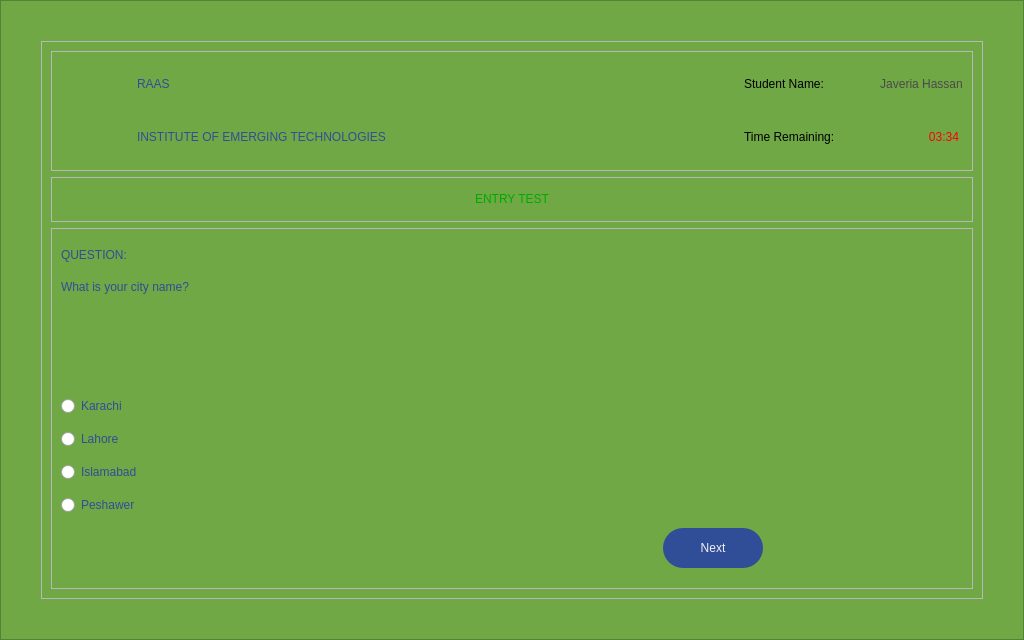
<?xml version="1.0" encoding="UTF-8"?>
<ui version="4.0">
 <class>EntryTest</class>
 <widget class="QMainWindow" name="EntryTest">
  <property name="geometry">
   <rect>
    <x>0</x>
    <y>0</y>
    <width>1024</width>
    <height>640</height>
   </rect>
  </property>
  <property name="minimumSize">
   <size>
    <width>1024</width>
    <height>640</height>
   </size>
  </property>
  <property name="windowTitle">
   <string>MainWindow</string>
  </property>
  <property name="windowIcon">
   <iconset resource="../Admin/icon.qrc">
    <normaloff>:/icons/icons/backgrounds/hands.png</normaloff>:/icons/icons/backgrounds/hands.png</iconset>
  </property>
  <property name="styleSheet">
   <string notr="true">QFrame#login_form{
background-color: rgb(48, 78, 151);
border-radius:40px;
margin: 60px;
}
QFrame#border_frame
{
background-color:#6fa844 ;
}
QFrame#main_frame{
background-image: url(:/icons/Background2.jpg);

background-position:center;
background-repeat:no-repeat;
}
</string>
  </property>
  <widget class="QWidget" name="centralwidget">
   <layout class="QVBoxLayout" name="verticalLayout">
    <property name="spacing">
     <number>0</number>
    </property>
    <property name="leftMargin">
     <number>0</number>
    </property>
    <property name="topMargin">
     <number>0</number>
    </property>
    <property name="rightMargin">
     <number>0</number>
    </property>
    <property name="bottomMargin">
     <number>0</number>
    </property>
    <item>
     <widget class="QFrame" name="border_frame">
      <property name="sizePolicy">
       <sizepolicy hsizetype="Expanding" vsizetype="Expanding">
        <horstretch>0</horstretch>
        <verstretch>0</verstretch>
       </sizepolicy>
      </property>
      <property name="styleSheet">
       <string notr="true"/>
      </property>
      <property name="frameShape">
       <enum>QFrame::StyledPanel</enum>
      </property>
      <property name="frameShadow">
       <enum>QFrame::Raised</enum>
      </property>
      <layout class="QVBoxLayout" name="verticalLayout_2">
       <property name="spacing">
        <number>0</number>
       </property>
       <property name="leftMargin">
        <number>40</number>
       </property>
       <property name="topMargin">
        <number>40</number>
       </property>
       <property name="rightMargin">
        <number>40</number>
       </property>
       <property name="bottomMargin">
        <number>40</number>
       </property>
       <item>
        <widget class="QFrame" name="main_frame">
         <property name="sizePolicy">
          <sizepolicy hsizetype="Expanding" vsizetype="Expanding">
           <horstretch>0</horstretch>
           <verstretch>0</verstretch>
          </sizepolicy>
         </property>
         <property name="maximumSize">
          <size>
           <width>16777215</width>
           <height>16777215</height>
          </size>
         </property>
         <property name="styleSheet">
          <string notr="true"/>
         </property>
         <property name="frameShape">
          <enum>QFrame::StyledPanel</enum>
         </property>
         <property name="frameShadow">
          <enum>QFrame::Raised</enum>
         </property>
         <layout class="QVBoxLayout" name="verticalLayout_3">
          <item>
           <widget class="QFrame" name="header_frame">
            <property name="sizePolicy">
             <sizepolicy hsizetype="Preferred" vsizetype="Fixed">
              <horstretch>0</horstretch>
              <verstretch>0</verstretch>
             </sizepolicy>
            </property>
            <property name="minimumSize">
             <size>
              <width>0</width>
              <height>120</height>
             </size>
            </property>
            <property name="maximumSize">
             <size>
              <width>16777215</width>
              <height>120</height>
             </size>
            </property>
            <property name="styleSheet">
             <string notr="true"/>
            </property>
            <property name="frameShape">
             <enum>QFrame::StyledPanel</enum>
            </property>
            <property name="frameShadow">
             <enum>QFrame::Raised</enum>
            </property>
            <layout class="QHBoxLayout" name="horizontalLayout">
             <item>
              <layout class="QGridLayout" name="header_gridLayout">
               <item row="0" column="0" rowspan="2">
                <widget class="QLabel" name="hunar_logo">
                 <property name="minimumSize">
                  <size>
                   <width>70</width>
                   <height>100</height>
                  </size>
                 </property>
                 <property name="maximumSize">
                  <size>
                   <width>70</width>
                   <height>100</height>
                  </size>
                 </property>
                 <property name="styleSheet">
                  <string notr="true">
background-image: url(:/icons/icons/backgrounds/Asset 7-100.jpg);
background-repeat: no-repeat; 
 background-position: right;
margin:5px;
</string>
                 </property>
                 <property name="text">
                  <string/>
                 </property>
                 <property name="alignment">
                  <set>Qt::AlignBottom|Qt::AlignRight|Qt::AlignTrailing</set>
                 </property>
                </widget>
               </item>
               <item row="0" column="1">
                <widget class="QLabel" name="RAAS_label">
                 <property name="sizePolicy">
                  <sizepolicy hsizetype="Expanding" vsizetype="Fixed">
                   <horstretch>0</horstretch>
                   <verstretch>0</verstretch>
                  </sizepolicy>
                 </property>
                 <property name="minimumSize">
                  <size>
                   <width>120</width>
                   <height>0</height>
                  </size>
                 </property>
                 <property name="styleSheet">
                  <string notr="true">color: rgb(48, 78, 151);
font: 63 32pt &quot;Bahnschrift SemiBold&quot;;</string>
                 </property>
                 <property name="text">
                  <string>RAAS</string>
                 </property>
                </widget>
               </item>
               <item row="0" column="2">
                <widget class="QLabel" name="std_name_label">
                 <property name="sizePolicy">
                  <sizepolicy hsizetype="Preferred" vsizetype="Fixed">
                   <horstretch>0</horstretch>
                   <verstretch>0</verstretch>
                  </sizepolicy>
                 </property>
                 <property name="minimumSize">
                  <size>
                   <width>130</width>
                   <height>0</height>
                  </size>
                 </property>
                 <property name="styleSheet">
                  <string notr="true">font: 14pt &quot;Bahnschrift SemiBold&quot;;
</string>
                 </property>
                 <property name="text">
                  <string>Student Name:</string>
                 </property>
                </widget>
               </item>
               <item row="0" column="3" colspan="2">
                <widget class="QLabel" name="disp_std_name_label">
                 <property name="sizePolicy">
                  <sizepolicy hsizetype="Preferred" vsizetype="Fixed">
                   <horstretch>0</horstretch>
                   <verstretch>0</verstretch>
                  </sizepolicy>
                 </property>
                 <property name="styleSheet">
                  <string notr="true">color: rgb(74, 74, 74);
font: 14pt &quot;Bahnschrift SemiBold&quot;;
</string>
                 </property>
                 <property name="text">
                  <string>Javeria Hassan</string>
                 </property>
                 <property name="alignment">
                  <set>Qt::AlignCenter</set>
                 </property>
                 <property name="wordWrap">
                  <bool>true</bool>
                 </property>
                </widget>
               </item>
               <item row="1" column="1">
                <widget class="QLabel" name="ET_label">
                 <property name="sizePolicy">
                  <sizepolicy hsizetype="Expanding" vsizetype="Fixed">
                   <horstretch>0</horstretch>
                   <verstretch>0</verstretch>
                  </sizepolicy>
                 </property>
                 <property name="minimumSize">
                  <size>
                   <width>541</width>
                   <height>0</height>
                  </size>
                 </property>
                 <property name="styleSheet">
                  <string notr="true">color: rgb(48, 78, 151);
font: 25 22pt &quot;Bahnschrift Light&quot;;</string>
                 </property>
                 <property name="text">
                  <string>INSTITUTE OF EMERGING TECHNOLOGIES</string>
                 </property>
                 <property name="wordWrap">
                  <bool>true</bool>
                 </property>
                </widget>
               </item>
               <item row="1" column="2" colspan="2">
                <widget class="QLabel" name="time_label">
                 <property name="sizePolicy">
                  <sizepolicy hsizetype="Preferred" vsizetype="Fixed">
                   <horstretch>0</horstretch>
                   <verstretch>0</verstretch>
                  </sizepolicy>
                 </property>
                 <property name="minimumSize">
                  <size>
                   <width>120</width>
                   <height>0</height>
                  </size>
                 </property>
                 <property name="styleSheet">
                  <string notr="true">font: 14pt &quot;Bahnschrift SemiBold&quot;;</string>
                 </property>
                 <property name="text">
                  <string>Time Remaining:</string>
                 </property>
                </widget>
               </item>
               <item row="1" column="4">
                <widget class="QLabel" name="disp_time_label">
                 <property name="sizePolicy">
                  <sizepolicy hsizetype="Preferred" vsizetype="Fixed">
                   <horstretch>0</horstretch>
                   <verstretch>0</verstretch>
                  </sizepolicy>
                 </property>
                 <property name="minimumSize">
                  <size>
                   <width>0</width>
                   <height>30</height>
                  </size>
                 </property>
                 <property name="styleSheet">
                  <string notr="true">
color: rgb(255, 0, 0);
font: 14pt &quot;Bahnschrift SemiBold&quot;;</string>
                 </property>
                 <property name="text">
                  <string>03:34</string>
                 </property>
                 <property name="alignment">
                  <set>Qt::AlignCenter</set>
                 </property>
                 <property name="wordWrap">
                  <bool>true</bool>
                 </property>
                </widget>
               </item>
              </layout>
             </item>
            </layout>
           </widget>
          </item>
          <item>
           <widget class="QFrame" name="navigation_bar_frame">
            <property name="sizePolicy">
             <sizepolicy hsizetype="Expanding" vsizetype="Fixed">
              <horstretch>0</horstretch>
              <verstretch>0</verstretch>
             </sizepolicy>
            </property>
            <property name="maximumSize">
             <size>
              <width>16777215</width>
              <height>45</height>
             </size>
            </property>
            <property name="frameShape">
             <enum>QFrame::StyledPanel</enum>
            </property>
            <property name="frameShadow">
             <enum>QFrame::Raised</enum>
            </property>
            <layout class="QGridLayout" name="gridLayout_2">
             <item row="0" column="0">
              <widget class="QLabel" name="entry_test_label">
               <property name="sizePolicy">
                <sizepolicy hsizetype="Expanding" vsizetype="Fixed">
                 <horstretch>0</horstretch>
                 <verstretch>0</verstretch>
                </sizepolicy>
               </property>
               <property name="minimumSize">
                <size>
                 <width>541</width>
                 <height>0</height>
                </size>
               </property>
               <property name="styleSheet">
                <string notr="true">color: rgb(48, 78, 151);
font:20pt &quot;Bahnschrift Light&quot;;
color: qlineargradient(spread:pad, x1:0, y1:0, x2:0, y2:1, stop:0.0340909 rgba(0, 0, 255, 255), stop:0.204545 rgba(255, 255, 255, 255), stop:0.318182 rgba(0, 170, 0, 255), stop:0.522727 rgba(255, 255, 255, 255), stop:0.727273 rgba(0, 0, 255, 255), stop:0.926136 rgba(0, 170, 0, 255));
</string>
               </property>
               <property name="text">
                <string>ENTRY TEST</string>
               </property>
               <property name="alignment">
                <set>Qt::AlignCenter</set>
               </property>
               <property name="wordWrap">
                <bool>true</bool>
               </property>
              </widget>
             </item>
            </layout>
           </widget>
          </item>
          <item>
           <widget class="QFrame" name="quiz_frame">
            <property name="sizePolicy">
             <sizepolicy hsizetype="Preferred" vsizetype="Preferred">
              <horstretch>0</horstretch>
              <verstretch>0</verstretch>
             </sizepolicy>
            </property>
            <property name="minimumSize">
             <size>
              <width>0</width>
              <height>0</height>
             </size>
            </property>
            <property name="frameShape">
             <enum>QFrame::StyledPanel</enum>
            </property>
            <property name="frameShadow">
             <enum>QFrame::Raised</enum>
            </property>
            <layout class="QHBoxLayout" name="horizontalLayout_2">
             <item>
              <layout class="QGridLayout" name="quiz_gridLayout">
               <item row="0" column="0">
                <widget class="QLabel" name="question_heading_label">
                 <property name="sizePolicy">
                  <sizepolicy hsizetype="Preferred" vsizetype="Fixed">
                   <horstretch>0</horstretch>
                   <verstretch>0</verstretch>
                  </sizepolicy>
                 </property>
                 <property name="styleSheet">
                  <string notr="true">color: rgb(48, 78, 151);
font: 18pt &quot;Bahnschrift SemiBold&quot;;</string>
                 </property>
                 <property name="text">
                  <string>QUESTION:</string>
                 </property>
                 <property name="alignment">
                  <set>Qt::AlignLeading|Qt::AlignLeft|Qt::AlignVCenter</set>
                 </property>
                </widget>
               </item>
               <item row="0" column="1" rowspan="2">
                <widget class="QLabel" name="question_image_label">
                 <property name="sizePolicy">
                  <sizepolicy hsizetype="Preferred" vsizetype="Fixed">
                   <horstretch>0</horstretch>
                   <verstretch>0</verstretch>
                  </sizepolicy>
                 </property>
                 <property name="minimumSize">
                  <size>
                   <width>300</width>
                   <height>131</height>
                  </size>
                 </property>
                 <property name="styleSheet">
                  <string notr="true">color: rgb(241, 241, 241);
background-image: url(:/icons/icons/white/image.svg);
background-repeat:no-repeat;
background-position:center;
font: 18pt &quot;Georgia&quot;;</string>
                 </property>
                 <property name="text">
                  <string/>
                 </property>
                 <property name="scaledContents">
                  <bool>true</bool>
                 </property>
                 <property name="alignment">
                  <set>Qt::AlignLeading|Qt::AlignLeft|Qt::AlignTop</set>
                 </property>
                 <property name="wordWrap">
                  <bool>true</bool>
                 </property>
                </widget>
               </item>
               <item row="1" column="0">
                <widget class="QLabel" name="question_display_label">
                 <property name="sizePolicy">
                  <sizepolicy hsizetype="Preferred" vsizetype="Fixed">
                   <horstretch>0</horstretch>
                   <verstretch>0</verstretch>
                  </sizepolicy>
                 </property>
                 <property name="minimumSize">
                  <size>
                   <width>550</width>
                   <height>100</height>
                  </size>
                 </property>
                 <property name="styleSheet">
                  <string notr="true">color: rgb(48, 78, 151);
font:14pt &quot;Bahnschrift SemiBold&quot;;</string>
                 </property>
                 <property name="text">
                  <string>What is your city name?</string>
                 </property>
                 <property name="scaledContents">
                  <bool>true</bool>
                 </property>
                 <property name="alignment">
                  <set>Qt::AlignLeading|Qt::AlignLeft|Qt::AlignTop</set>
                 </property>
                 <property name="wordWrap">
                  <bool>true</bool>
                 </property>
                </widget>
               </item>
               <item row="2" column="0">
                <widget class="QRadioButton" name="option1_radioButton">
                 <property name="minimumSize">
                  <size>
                   <width>550</width>
                   <height>0</height>
                  </size>
                 </property>
                 <property name="styleSheet">
                  <string notr="true">font: 14pt &quot;Bahnschrift SemiBold&quot;;
background-repeat:no-repeat;
background-position: center;
color: rgb(48, 78, 151);</string>
                 </property>
                 <property name="text">
                  <string>Karachi</string>
                 </property>
                 <property name="iconSize">
                  <size>
                   <width>16</width>
                   <height>16</height>
                  </size>
                 </property>
                </widget>
               </item>
               <item row="3" column="0">
                <widget class="QRadioButton" name="option2_radioButton">
                 <property name="minimumSize">
                  <size>
                   <width>550</width>
                   <height>0</height>
                  </size>
                 </property>
                 <property name="styleSheet">
                  <string notr="true">font: 14pt &quot;Bahnschrift SemiBold&quot;;
background-repeat:no-repeat;
background-position: center;
color: rgb(48, 78, 151);</string>
                 </property>
                 <property name="text">
                  <string>Lahore</string>
                 </property>
                </widget>
               </item>
               <item row="4" column="0">
                <widget class="QRadioButton" name="option3_radioButton">
                 <property name="minimumSize">
                  <size>
                   <width>550</width>
                   <height>0</height>
                  </size>
                 </property>
                 <property name="styleSheet">
                  <string notr="true">font: 14pt &quot;Bahnschrift SemiBold&quot;;
background-repeat:no-repeat;
background-position: center;
color: rgb(48, 78, 151);</string>
                 </property>
                 <property name="text">
                  <string>Islamabad</string>
                 </property>
                </widget>
               </item>
               <item row="5" column="0">
                <widget class="QRadioButton" name="option4_radioButton">
                 <property name="minimumSize">
                  <size>
                   <width>550</width>
                   <height>0</height>
                  </size>
                 </property>
                 <property name="styleSheet">
                  <string notr="true">font: 14pt &quot;Bahnschrift SemiBold&quot;;
background-repeat:no-repeat;
background-position: center;
color: rgb(48, 78, 151);</string>
                 </property>
                 <property name="text">
                  <string>Peshawer</string>
                 </property>
                </widget>
               </item>
               <item row="6" column="1">
                <widget class="QPushButton" name="next_btn">
                 <property name="minimumSize">
                  <size>
                   <width>100</width>
                   <height>40</height>
                  </size>
                 </property>
                 <property name="maximumSize">
                  <size>
                   <width>100</width>
                   <height>40</height>
                  </size>
                 </property>
                 <property name="styleSheet">
                  <string notr="true">background-color:  rgb(48, 78, 151);


font: 12pt &quot;Bahnschrift SemiBold&quot;;
border-radius: 20px;
color: rgb(241, 241, 241);
</string>
                 </property>
                 <property name="text">
                  <string>Next</string>
                 </property>
                </widget>
               </item>
              </layout>
             </item>
            </layout>
           </widget>
          </item>
         </layout>
        </widget>
       </item>
      </layout>
     </widget>
    </item>
   </layout>
  </widget>
 </widget>
 <resources>
  <include location="../Admin/icon.qrc"/>
 </resources>
 <connections/>
</ui>
